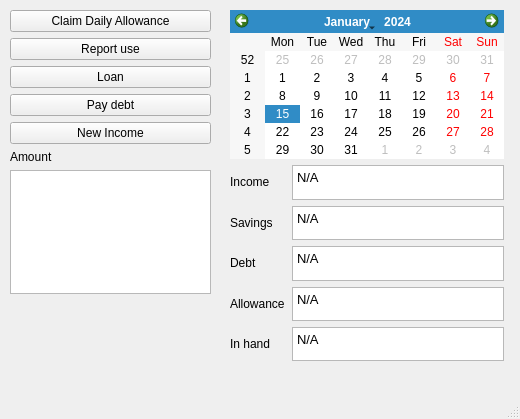
<?xml version="1.0" encoding="UTF-8"?>
<ui version="4.0">
 <class>MrCrabs</class>
 <widget class="QMainWindow" name="MrCrabs">
  <property name="geometry">
   <rect>
    <x>0</x>
    <y>0</y>
    <width>520</width>
    <height>419</height>
   </rect>
  </property>
  <property name="windowTitle">
   <string>MrCrabs</string>
  </property>
  <widget class="QWidget" name="centralwidget">
   <widget class="QWidget" name="verticalLayoutWidget_2">
    <property name="geometry">
     <rect>
      <x>230</x>
      <y>10</y>
      <width>274</width>
      <height>351</height>
     </rect>
    </property>
    <layout class="QVBoxLayout" name="verticalLayout_3">
     <item>
      <widget class="QCalendarWidget" name="calendarWidget"/>
     </item>
     <item>
      <layout class="QHBoxLayout" name="horizontalLayout_5">
       <item>
        <layout class="QVBoxLayout" name="verticalLayout_2">
         <item>
          <layout class="QHBoxLayout" name="horizontalLayout_2">
           <item>
            <widget class="QLabel" name="label_2">
             <property name="text">
              <string>Income     </string>
             </property>
            </widget>
           </item>
          </layout>
         </item>
         <item>
          <layout class="QHBoxLayout" name="horizontalLayout_3">
           <item>
            <widget class="QLabel" name="label_3">
             <property name="text">
              <string>Savings    </string>
             </property>
            </widget>
           </item>
          </layout>
         </item>
         <item>
          <layout class="QHBoxLayout" name="horizontalLayout">
           <item>
            <widget class="QLabel" name="label">
             <property name="text">
              <string>Debt         </string>
             </property>
            </widget>
           </item>
          </layout>
         </item>
         <item>
          <layout class="QHBoxLayout" name="horizontalLayout_4">
           <item>
            <widget class="QLabel" name="label_4">
             <property name="text">
              <string>Allowance</string>
             </property>
            </widget>
           </item>
          </layout>
         </item>
         <item>
          <widget class="QLabel" name="label_6">
           <property name="text">
            <string>In hand</string>
           </property>
          </widget>
         </item>
        </layout>
       </item>
       <item>
        <layout class="QVBoxLayout" name="verticalLayout">
         <item>
          <widget class="QTextBrowser" name="incomeDisplay">
           <property name="html">
            <string>&lt;!DOCTYPE HTML PUBLIC &quot;-//W3C//DTD HTML 4.0//EN&quot; &quot;http://www.w3.org/TR/REC-html40/strict.dtd&quot;&gt;
&lt;html&gt;&lt;head&gt;&lt;meta name=&quot;qrichtext&quot; content=&quot;1&quot; /&gt;&lt;meta charset=&quot;utf-8&quot; /&gt;&lt;style type=&quot;text/css&quot;&gt;
p, li { white-space: pre-wrap; }
hr { height: 1px; border-width: 0; }
li.unchecked::marker { content: &quot;\2610&quot;; }
li.checked::marker { content: &quot;\2612&quot;; }
&lt;/style&gt;&lt;/head&gt;&lt;body style=&quot; font-family:'Segoe UI Semibold'; font-size:10pt; font-weight:400; font-style:normal;&quot;&gt;
&lt;p style=&quot; margin-top:0px; margin-bottom:0px; margin-left:0px; margin-right:0px; -qt-block-indent:0; text-indent:0px;&quot;&gt;N/A&lt;/p&gt;&lt;/body&gt;&lt;/html&gt;</string>
           </property>
          </widget>
         </item>
         <item>
          <widget class="QTextBrowser" name="savingsDisplay">
           <property name="html">
            <string>&lt;!DOCTYPE HTML PUBLIC &quot;-//W3C//DTD HTML 4.0//EN&quot; &quot;http://www.w3.org/TR/REC-html40/strict.dtd&quot;&gt;
&lt;html&gt;&lt;head&gt;&lt;meta name=&quot;qrichtext&quot; content=&quot;1&quot; /&gt;&lt;meta charset=&quot;utf-8&quot; /&gt;&lt;style type=&quot;text/css&quot;&gt;
p, li { white-space: pre-wrap; }
hr { height: 1px; border-width: 0; }
li.unchecked::marker { content: &quot;\2610&quot;; }
li.checked::marker { content: &quot;\2612&quot;; }
&lt;/style&gt;&lt;/head&gt;&lt;body style=&quot; font-family:'Segoe UI Semibold'; font-size:10pt; font-weight:400; font-style:normal;&quot;&gt;
&lt;p style=&quot; margin-top:0px; margin-bottom:0px; margin-left:0px; margin-right:0px; -qt-block-indent:0; text-indent:0px;&quot;&gt;N/A&lt;/p&gt;&lt;/body&gt;&lt;/html&gt;</string>
           </property>
          </widget>
         </item>
         <item>
          <widget class="QTextBrowser" name="debtDisplay">
           <property name="html">
            <string>&lt;!DOCTYPE HTML PUBLIC &quot;-//W3C//DTD HTML 4.0//EN&quot; &quot;http://www.w3.org/TR/REC-html40/strict.dtd&quot;&gt;
&lt;html&gt;&lt;head&gt;&lt;meta name=&quot;qrichtext&quot; content=&quot;1&quot; /&gt;&lt;meta charset=&quot;utf-8&quot; /&gt;&lt;style type=&quot;text/css&quot;&gt;
p, li { white-space: pre-wrap; }
hr { height: 1px; border-width: 0; }
li.unchecked::marker { content: &quot;\2610&quot;; }
li.checked::marker { content: &quot;\2612&quot;; }
&lt;/style&gt;&lt;/head&gt;&lt;body style=&quot; font-family:'Segoe UI Semibold'; font-size:10pt; font-weight:400; font-style:normal;&quot;&gt;
&lt;p style=&quot; margin-top:0px; margin-bottom:0px; margin-left:0px; margin-right:0px; -qt-block-indent:0; text-indent:0px;&quot;&gt;N/A&lt;/p&gt;&lt;/body&gt;&lt;/html&gt;</string>
           </property>
          </widget>
         </item>
         <item>
          <widget class="QTextBrowser" name="allowanceDisplay">
           <property name="html">
            <string>&lt;!DOCTYPE HTML PUBLIC &quot;-//W3C//DTD HTML 4.0//EN&quot; &quot;http://www.w3.org/TR/REC-html40/strict.dtd&quot;&gt;
&lt;html&gt;&lt;head&gt;&lt;meta name=&quot;qrichtext&quot; content=&quot;1&quot; /&gt;&lt;meta charset=&quot;utf-8&quot; /&gt;&lt;style type=&quot;text/css&quot;&gt;
p, li { white-space: pre-wrap; }
hr { height: 1px; border-width: 0; }
li.unchecked::marker { content: &quot;\2610&quot;; }
li.checked::marker { content: &quot;\2612&quot;; }
&lt;/style&gt;&lt;/head&gt;&lt;body style=&quot; font-family:'Segoe UI Semibold'; font-size:10pt; font-weight:400; font-style:normal;&quot;&gt;
&lt;p style=&quot; margin-top:0px; margin-bottom:0px; margin-left:0px; margin-right:0px; -qt-block-indent:0; text-indent:0px;&quot;&gt;N/A&lt;/p&gt;&lt;/body&gt;&lt;/html&gt;</string>
           </property>
          </widget>
         </item>
         <item>
          <widget class="QTextBrowser" name="inhandDisplay">
           <property name="html">
            <string>&lt;!DOCTYPE HTML PUBLIC &quot;-//W3C//DTD HTML 4.0//EN&quot; &quot;http://www.w3.org/TR/REC-html40/strict.dtd&quot;&gt;
&lt;html&gt;&lt;head&gt;&lt;meta name=&quot;qrichtext&quot; content=&quot;1&quot; /&gt;&lt;meta charset=&quot;utf-8&quot; /&gt;&lt;style type=&quot;text/css&quot;&gt;
p, li { white-space: pre-wrap; }
hr { height: 1px; border-width: 0; }
li.unchecked::marker { content: &quot;\2610&quot;; }
li.checked::marker { content: &quot;\2612&quot;; }
&lt;/style&gt;&lt;/head&gt;&lt;body style=&quot; font-family:'Segoe UI Semibold'; font-size:10pt; font-weight:400; font-style:normal;&quot;&gt;
&lt;p style=&quot; margin-top:0px; margin-bottom:0px; margin-left:0px; margin-right:0px; -qt-block-indent:0; text-indent:0px;&quot;&gt;N/A&lt;/p&gt;&lt;/body&gt;&lt;/html&gt;</string>
           </property>
          </widget>
         </item>
        </layout>
       </item>
      </layout>
     </item>
    </layout>
   </widget>
   <widget class="QWidget" name="verticalLayoutWidget_3">
    <property name="geometry">
     <rect>
      <x>10</x>
      <y>10</y>
      <width>201</width>
      <height>284</height>
     </rect>
    </property>
    <layout class="QVBoxLayout" name="verticalLayout_4">
     <item>
      <widget class="QPushButton" name="claimDaily">
       <property name="text">
        <string>Claim Daily Allowance</string>
       </property>
      </widget>
     </item>
     <item>
      <widget class="QPushButton" name="reportUsage">
       <property name="text">
        <string>Report use</string>
       </property>
      </widget>
     </item>
     <item>
      <widget class="QPushButton" name="takeLoan">
       <property name="text">
        <string>Loan</string>
       </property>
      </widget>
     </item>
     <item>
      <widget class="QPushButton" name="payDebt">
       <property name="text">
        <string>Pay debt</string>
       </property>
      </widget>
     </item>
     <item>
      <widget class="QPushButton" name="newIncome">
       <property name="text">
        <string>New Income</string>
       </property>
      </widget>
     </item>
     <item>
      <widget class="QLabel" name="label_5">
       <property name="text">
        <string>Amount</string>
       </property>
      </widget>
     </item>
     <item>
      <widget class="QTextEdit" name="valueInput"/>
     </item>
    </layout>
   </widget>
  </widget>
  <widget class="QMenuBar" name="menubar">
   <property name="geometry">
    <rect>
     <x>0</x>
     <y>0</y>
     <width>520</width>
     <height>23</height>
    </rect>
   </property>
  </widget>
  <widget class="QStatusBar" name="statusbar"/>
 </widget>
 <resources/>
 <connections/>
</ui>
